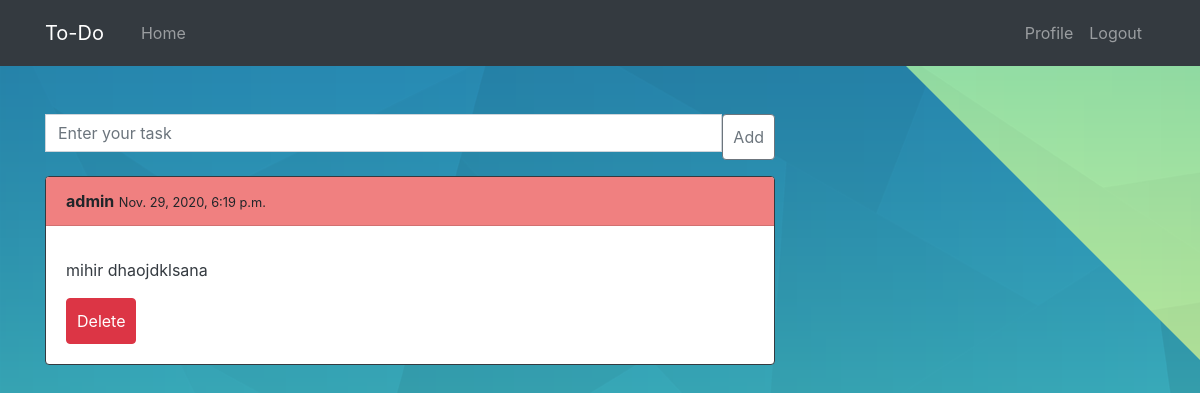
Before: / (signed in) with the older database file.
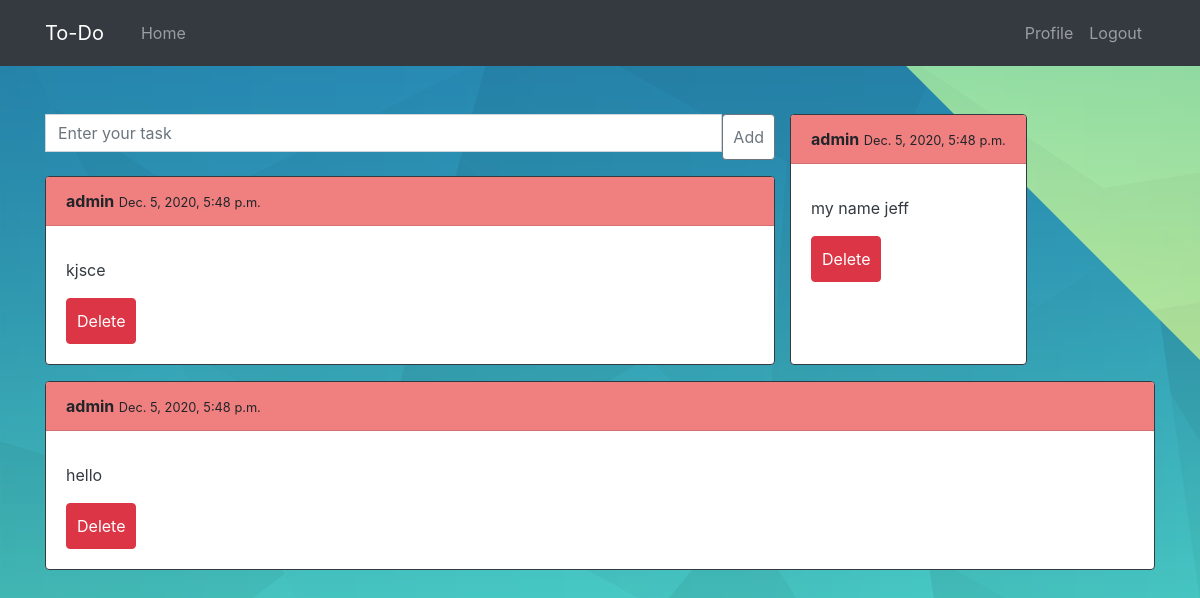
After: the same page with the newer database file.
### todo/models.py (models this page shows)
class Todo(models.Model):
    title = models.CharField(max_length=15,blank=True)
    content = models.TextField(default='')
    date_posted = models.DateTimeField(default =  timezone.now)
    author = models.ForeignKey(User,   on_delete=models.CASCADE)

### todo/views.py (the view)
# urls.py: path("", home, name="home"),
@login_required
def home(request):
    all_todo = Todo.objects.filter(author = request.user).order_by('-pk')
    context = {
        'all_todo':all_todo
    }
    return render(request, 'todo/home.html', context)

### todo/templates/todo/home.html (shortened to what this page needs)
{% extends "todo/base.html" %}
{% block content %}
<form action="/addTodo/" method="POST" class="input-group mb-3">
  <input type="textn" name="content" class="form-control" placeholder="Enter your task"
    aria-describedby="button-addon2" />
  <input type="submit" value="Add" class="btn btn-outline-secondary" />
</form>
{% for post in all_todo %}
<div class="card border-dark mb-3">
  <div class="card-header"><b>{{post.author}}</b> <small>{{post.date_posted}}</small></div>
  <div class="card-body text-dark">
    <p class="card-text">{{post.content}}</p>
      <form action="/delete/{{post.id}}/" method="POST">{% csrf_token %}
        <input type="submit" href="#" class="btn btn-danger" value="Delete">
      </form>
    </div>
  </div>
</div>
{% endfor %}
{% endblock %}

### todo/templates/todo/base.html (shortened to what this page needs)
{% load static %}
<!DOCTYPE html>
<html>
<head>
  <link rel="stylesheet" href="https://cdn.jsdelivr.net/npm/bootstrap@4.5.3/dist/css/bootstrap.min.css">
  <link rel="stylesheet" type="text/css" href="{% static 'todo/main.css' %}">
</head>
<body>
<div style ="background-image:url('D:\collegge\fullstack_python\Django-TodoApp\back.png');">
<header class="site-header">
  <nav class="navbar navbar-expand-lg col mb-5 navbar-dark bg-dark">
    <div class="container">
      <a class="navbar-brand mr-4" href="{% url 'home' %}">To-Do</i> </a>
      <div class="collapse navbar-collapse" id="navbarToggle">
        <div class="navbar-nav mr-auto">
          <a class="nav-item nav-link" href="{% url 'home' %}">Home</a>
        </div>
        <div class="navbar-nav">
          {% if user.is_authenticated %}
          <a class="nav-item nav-link" href="{% url 'users-profile' %}">Profile</a>
          <a class="nav-item nav-link" href="{% url 'logout' %}">Logout</a>
          {% else %}
          <a class="nav-item nav-link" href="{% url 'login' %}">Login</a>
          <a class="nav-item nav-link" href="{% url 'users-register' %}">Register</a>
          {% endif %}
        </div>
      </div>
    </div>
  </nav>
</header>
</div>
<main role="main" class="container">
  <div class="row">
    <div class="col-md-8">
      {% block content %}
      {% endblock %}
    </div>
</main>
</body>
</html>

### todo/static/todo/main.css (style rules this page uses)
body { background-image: url("./images/back.png"); }
.btn-outline-secondary { background-color: white; padding: 10px; }
.btn { padding: 10px; }
.navbar-nav { padding: 5px; }
.card-header { background-color: lightcoral; }
a { color: #000; }

Changed rows visible on the page:
removed Todo: author "admin", date_posted "Nov. 29, 2020, 6:19 p.m.", content "mihir dhaojdklsana"
added Todo: author "admin", date_posted "Dec. 5, 2020, 5:48 p.m.", content "kjsce"
added Todo: author "admin", date_posted "Dec. 5, 2020, 5:48 p.m.", content "my name jeff"
added Todo: author "admin", date_posted "Dec. 5, 2020, 5:48 p.m.", content "hello"
